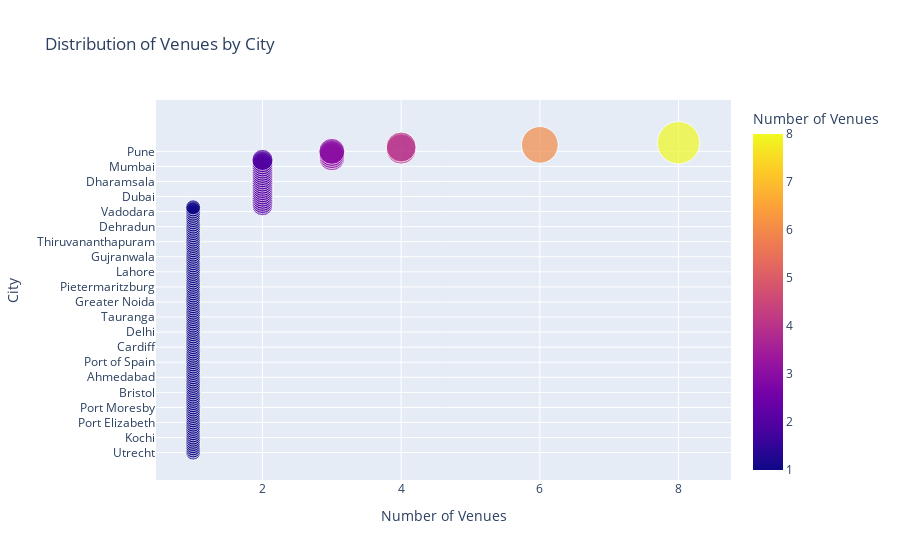

Notebook code cell kept with this figure:
### Markdown cell above
### Venues by City

### Code cell
# Count the number of venues in each city
city_counts = venues['city'].value_counts().reset_index()
city_counts.columns = ['City', 'Number of Venues']

# Sort cities by the number of venues
city_counts = city_counts.sort_values(by='Number of Venues', ascending=True)

# Create a scatter plot using Plotly Express
fig = px.scatter(city_counts, 
                 x='Number of Venues', 
                 y='City',
                 size='Number of Venues',
                 color='Number of Venues',
                 hover_name='City',
                 title='Distribution of Venues by City',
                 labels={'Number of Venues': 'Number of Venues'},
                 template='plotly',
                 size_max=30)  # Adjust the maximum size of markers

# Show the figure
fig.show()

### Figure 1 — Plotly figure (JSON) as saved in the notebook; plotly's stock layout.template omitted (floating-point values rounded to 4 significant figures; data arrays with more than 128 entries replaced by an {"elided": "..."} marker saying what was removed)
{"data": [{"hovertemplate": "<b>%{hovertext}</b><br><br>Number of Venues=%{marker.color}<br>City=%{y}<extra></extra>", "hovertext": {"elided": "145 str values"}, "legendgroup": "", "marker": {"color": {"elided": "145 int values"}, "coloraxis": "coloraxis", "size": {"elided": "145 int values"}, "sizemode": "area", "sizeref": 0.008889, "symbol": "circle"}, "mode": "markers", "name": "", "orientation": "h", "showlegend": false, "type": "scatter", "x": {"elided": "145 int values"}, "xaxis": "x", "y": {"elided": "145 str values"}, "yaxis": "y"}], "layout": {"coloraxis": {"colorbar": {"title": {"text": "Number of Venues"}}, "colorscale": [[0, "#0d0887"], [0.1111, "#46039f"], [0.2222, "#7201a8"], [0.3333, "#9c179e"], [0.4444, "#bd3786"], [0.5556, "#d8576b"], [0.6667, "#ed7953"], [0.7778, "#fb9f3a"], [0.8889, "#fdca26"], [1, "#f0f921"]]}, "legend": {"itemsizing": "constant", "tracegroupgap": 0}, "title": {"text": "Distribution of Venues by City"}, "xaxis": {"anchor": "y", "domain": [0, 1], "title": {"text": "Number of Venues"}}, "yaxis": {"anchor": "x", "domain": [0, 1], "title": {"text": "City"}}}}
